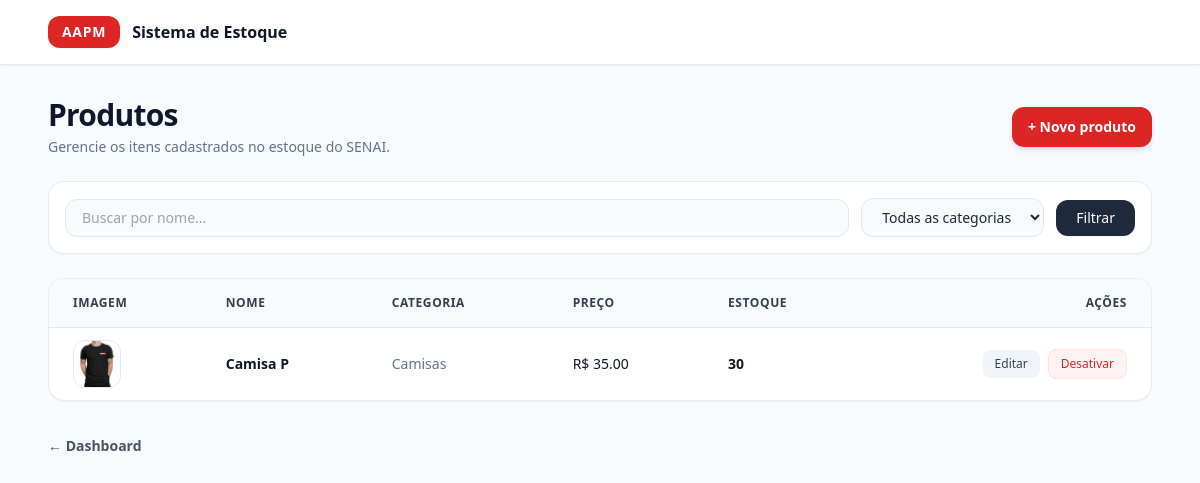
The app's page /produtos/ (signed in), older data.
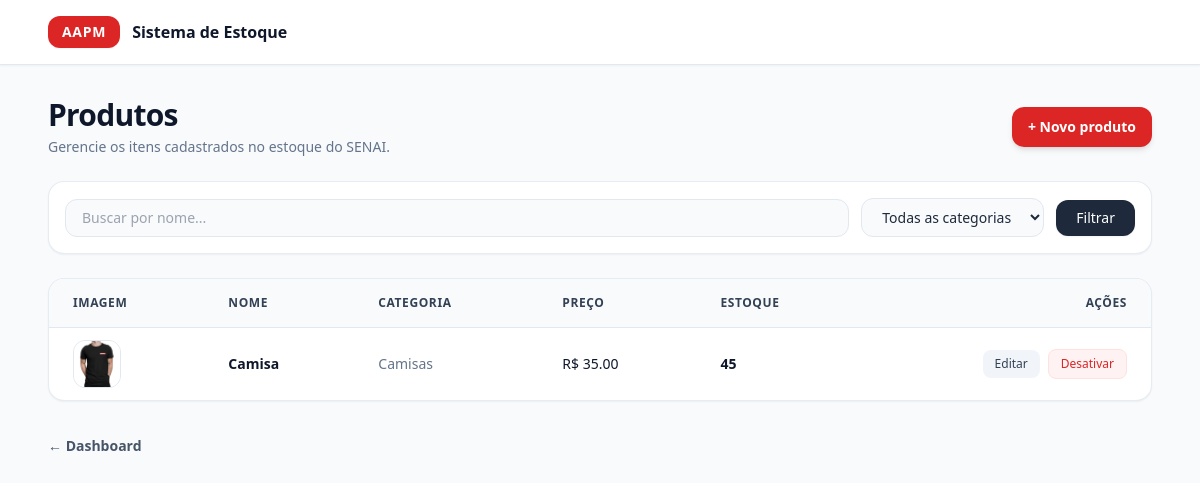
The same page, newer data.
### app/models/produto.py (models this page shows, shortened)
class Produto(Base):
    __tablename__ = "produtos"
    id = Column(Integer, primary_key=True, autoincrement=True, index=True)
    nome = Column(String(150), nullable=False, index=True)
    preco = Column(Float, nullable=False, default=0.0)
    estoque_atual = Column(Integer, nullable=False, default=0)
    ativo = Column(Boolean, default=True)
    imagem_path = Column(String(255), nullable=True)
    categoria_id = Column(Integer, ForeignKey("categorias.id", ondelete="SET NULL"), nullable=True )
    categoria = relationship("Categoria", back_populates="produtos")

### app/models/categoria.py (models this page shows)
class Categoria(Base):
    __tablename__ = "categorias"
    id = Column(Integer, primary_key=True, autoincrement=True, index=True)
    nome = Column(String(100), nullable=False, unique=True)
    ativo = Column(Boolean, default=True)
    produtos = relationship("Produto", back_populates="categoria", lazy="select")

### app/controllers/produto_controller.py (the view)
@router.get("/")
def listar_produtos(
    request: Request,
    busca: str = "",
    categoria_id: int = 0,       # 0 = todas as categorias
    db: Session = Depends(get_db),
    usuario = Depends(get_usuario_logado)
):
    query = db.query(Produto).filter(Produto.ativo == True)
    if busca:
        query = query.filter(Produto.nome.ilike(f"%{busca}%"))
    if categoria_id:
        query = query.filter(Produto.categoria_id == categoria_id)
    produtos    = query.order_by(Produto.nome).all()
    categorias  = db.query(Categoria).filter(Categoria.ativo == True).all()
    return templates.TemplateResponse(
        request,
        "produtos/index.html",
        {
            "request":      request,
            "usuario":      usuario,
            "produtos":     produtos,
            "categorias":   categorias,
            "busca":        busca,
            "categoria_id": categoria_id,
        }
    )

### app/templates/produtos/index.html (shortened to what the changed rows need)
<!DOCTYPE html>
<html lang="pt-br">
<head>
    <script src="https://cdn.tailwindcss.com"></script>
</head>
<body class="bg-slate-50 min-h-screen flex flex-col font-sans text-slate-800">
    <main class="flex-1 max-w-6xl w-full mx-auto px-6 py-8 space-y-6">
        <div class="flex flex-col sm:flex-row sm:items-center sm:justify-between gap-4">
            <div>
                <h1 class="text-2xl sm:text-3xl font-extrabold text-slate-900 tracking-tight">Produtos</h1>
            </div>
        </div>
        <div class="bg-white rounded-2xl shadow-sm border border-slate-200/80 overflow-hidden">
            <div class="overflow-x-auto">
                <table class="w-full text-left text-sm text-slate-600">
                    <thead class="bg-slate-50 border-b border-slate-200 text-slate-700 uppercase font-semibold text-xs tracking-wider">
                        <tr>
                            <th class="px-6 py-4">Imagem</th>
                            <th class="px-6 py-4">Nome</th>
                            <th class="px-6 py-4">Categoria</th>
                            <th class="px-6 py-4">Preço</th>
                            <th class="px-6 py-4">Estoque</th>
                            <th class="px-6 py-4 text-right">Ações</th>
                        </tr>
                    </thead>
                    <tbody class="divide-y divide-slate-100">
                        {% for p in produtos %}
                        <tr class="hover:bg-slate-50/80 transition-colors">
                            <td class="px-6 py-3">
                                <div class="w-12 h-12 bg-slate-100 rounded-xl overflow-hidden border border-slate-200 flex items-center justify-center shrink-0">
                                    {% if p.imagem_url %}
                                        <img src="{{ p.imagem_url }}"
                                             alt="{{ p.nome }}"
                                             class="w-full h-full object-cover">
                                    {% else %}
                                        <span class="text-xs text-slate-400">s/ img</span>
                                    {% endif %}
                                </div>
                            </td>
                            <td class="px-6 py-4 font-semibold text-slate-900">
                                <a href="/produtos/{{ p.id }}" class="hover:text-red-600 transition-colors">
                                    {{ p.nome }}
                                </a>
                            </td>
                            <td class="px-6 py-4 text-slate-500 whitespace-nowrap">
                                {{ p.categoria.nome if p.categoria else "—" }}
                            </td>
                            <td class="px-6 py-4 font-medium text-slate-900 whitespace-nowrap">
                                R$ {{ "%.2f"|format(p.preco) }}
                            </td>
                            <td class="px-6 py-4 font-bold text-slate-900 whitespace-nowrap">
                                {{ p.estoque_atual }}
                            </td>
                            <td class="px-6 py-4 text-right whitespace-nowrap">
                                {% if usuario.role == 'admin' %}
                                    <div class="inline-flex items-center justify-end gap-2">
                                        <a href="/produtos/{{ p.id }}/editar"
                                           class="px-3 py-1.5 bg-slate-100 hover:bg-slate-200 text-slate-700 font-medium text-xs rounded-lg transition-colors">
                                            Editar
                                        </a>
                                        <form action="/produtos/{{ p.id }}/desativar"
                                              method="post"
                                              class="inline"
                                              onsubmit="return confirm('Desativar {{ p.nome }}?')">
                                            <button type="submit"
                                                    class="px-3 py-1.5 bg-red-50 hover:bg-red-100 text-red-600 font-medium text-xs rounded-lg transition-colors border border-red-100">
                                                Desativar
                                            </button>
                                        </form>
                                    </div>
                                {% else %}
                                    <span class="text-xs text-slate-400">—</span>
                                {% endif %}
                            </td>
                        </tr>
                        {% endfor %}
                    </tbody>
                </table>
            </div>
        </div>
    </main>
</body>
</html>

Row changes from the older to the newer data that the page shows:
changed Produto "Camisas": nome "Camisa P" → "Camisa"; estoque_atual "30" → "45"
